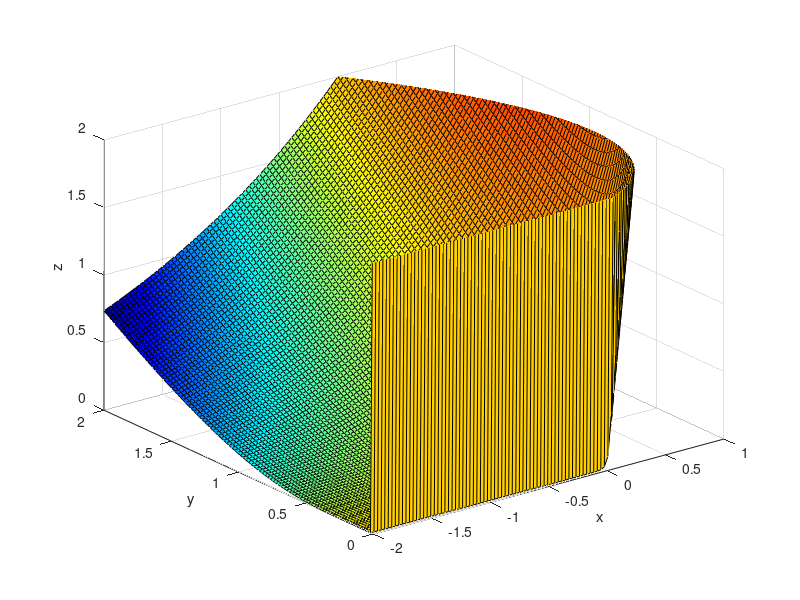

The MATLAB source for this figure:
function [] = plot_exponential_cone()
xlin = linspace(1, - 2);
ylin = linspace(0, 2);
[X, Y] = meshgrid(xlin, ylin);

Z = arrayfun(@boundary, X, Y);

C = X .* Y;
surf(X, Y, Z, C);
colormap jet

xlabel('x');
ylabel('y');
zlabel('z');
axis([-2, 1, 0, 2, 0, 2])
end

function z = boundary(x, y)
zmax = 3;
if y > 0
    z = y * exp(x / y);
else
    z = zmax;
end
z = min(z, zmax);
end